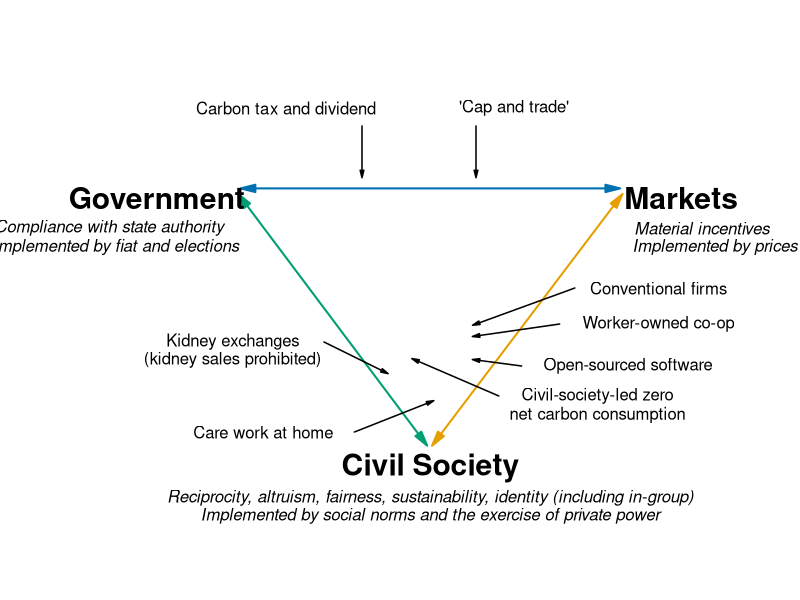

Source code (R):
#' Graph Designer: Scott Cohn
#' Authors: Bowles and Halliday
#' Title: Coordination, Conflict and Competition: A Text in Microeconomics

library(shape)

pdf(file = "public_mechanism/govt_markt_civ_general.pdf", width = 9, height = 6)

#Set parameters for graphics
pointsize <- 1.8
axislabelsize <- 1.5
labelsize <- 1.0
namesize <- 1.8
annotatesize <- 1.5
graphlinewidth <- 2
segmentlinewidth <- 1.5

COL <- c("#7fc97f", "#beaed4", "#fdc086", "#ffff99", "#386cb0", "#f0027f", "#bf5b17", "#666666")
COLA <- c("#e0f3db", "#99d8c9","#66c2a4","#41ae76", "#238b45", "#005824")
COLB <- c("#c6dbef", "#4eb3d3", "#2b8cbe", "#0868ac","#084081")
COLC <- c("#fcfbfd", "#efedf5", "#dadaeb", "#bcbddc", "#9e9ac8", "#807dba", "#6a51a3", "#54278f", "#3f007d")
grays <- gray.colors(25, start = 1, end = 0, alpha = 1)
CBCols <- c("#009E73","#0072B2","#E69F00","#CC79A7", "#F0E442")

#Edited the margins to cater for the larger LHS labels
par(mar =  c(0, 1, 0, 1))


#Add limits on axes and levels of utility for each indifference curve
ylims <- c(0, 50)
xlims <- c(0, 50)

npts <- 501 
x <- seq(xlims[1], xlims[2], length.out = npts)
y <- seq(ylims[1], ylims[2], length.out = npts) 

plot(0, 0, xlim = xlims, ylim = ylims, type = "n",
     xlab = expression(paste("")),
     ylab = expression(paste("")), 
     xaxt = "n", 
     yaxt = "n", 
     cex.lab = axislabelsize, 
     bty = "n", 
     xaxs = "i", 
     yaxs = "i"
)


# Axes --------------------------------------------------------------------


# ticksy <- c(NA)
# ylabels <- c(NA)
# ticksx <- c(NA)
# xlabels <- c(NA)
# 
# axis(1,at = ticksx,  pos = 0, labels = xlabels, cex.axis = labelsize)
# axis(2,at = ticksy,  pos = 0, labels = ylabels, las = 1, cex.axis = labelsize)

npts <- 500 
xx1 <- seq(xlims[1], xlims[2], length.out = npts)

#Axis labels and draw linear utility function
# text(-0.2, 0.5*ylims[2], expression(paste("y axis")), xpd = TRUE, cex = axislabelsize, srt = 90) 
# text(0.5*xlims[2], -0.15, expression(paste("x axis")), xpd = TRUE, cex = axislabelsize) 

# Arrows ------------------------------------------------------------------

# points(12, 32.5, cex = 1.5, pch = 16)
# points(38, 32.5, cex = 1.5, pch = 16)
# points(25, 10, cex = 1.5, pch = 16)

# Top
Arrows(15, 34.3, 39, 34.3, code = 3, lty = 1, lwd = graphlinewidth, arr.type = "triangle", arr.length = 0.3, col = CBCols[2])
# Left
Arrows(14.65, 33.35, 26.5, 13.35, code = 3, lty = 1, lwd = graphlinewidth, arr.type = "triangle", arr.length = 0.3, col = CBCols[1])
# Right
Arrows(27.4, 13.35, 39.35, 33.35, code = 3, lty = 1, lwd = graphlinewidth, arr.type = "triangle", arr.length = 0.3, col = CBCols[3])

# Text --------------------------------------------------------------------
text(9, 33.5, expression(bold("Government")), cex = namesize)
text(5.85, 31, expression(italic("Compliance with state authority")), cex = labelsize, xpd = TRUE)
text(6.3, 29.4, expression(italic("Implemented by fiat and elections")), cex = labelsize, xpd = TRUE)

text(43.5, 33.5, expression(bold("Markets")), cex = namesize)
text(44.85, 31, expression(italic("Material incentives")), cex = labelsize, xpd = TRUE)
text(45.7, 29.4, expression(italic("Implemented by prices")), cex = labelsize, xpd = TRUE)

text(27, 11, expression(bold("Civil Society")), cex = namesize)
text(27, 8.5, expression(italic("Reciprocity, altruism, fairness, sustainability, identity (including in-group)")), cex = labelsize, xpd = TRUE)
text(27, 7, expression(italic("Implemented by social norms and the exercise of private power")), cex = labelsize, xpd = TRUE)

# Annotations (CW) --------------------------------------------------------

# Top
text(0.35*xlims[2], 41, expression("Carbon tax and dividend"), cex = labelsize, xpd = TRUE)
Arrows(0.45*xlims[2], 35.5, 0.45*xlims[2], 39.5, code = 1, lty = 1, lwd = segmentlinewidth, arr.type = "triangle", arr.length = 0.15, col = "black")

text(0.65*xlims[2], 41, expression("'Cap and trade'"), cex = labelsize, xpd = TRUE)
Arrows(0.6*xlims[2], 35.5, 0.6*xlims[2], 39.5, code = 1, lty = 1, lwd = segmentlinewidth, arr.type = "triangle", arr.length = 0.15, col = "black")

# Right
#text(41, 25, expression("Relationships within"), cex = labelsize, xpd = TRUE)
text(42, 26, expression("Conventional firms"), cex = labelsize, xpd = TRUE)
Arrows(30, 23, 36.5, 26, code = 1, lty = 1, lwd = segmentlinewidth, arr.type = "triangle", arr.length = 0.15, col = "black")

text(42, 23, expression("Worker-owned co-op"), cex = labelsize, xpd = TRUE)
Arrows(30, 22, 35.5, 23, code = 1, lty = 1, lwd = segmentlinewidth, arr.type = "triangle", arr.length = 0.15, col = "black")

text(40, 19.5, expression("Open-sourced software"), cex = labelsize, xpd = TRUE)
Arrows(30, 20, 33, 19.5, code = 1, lty = 1, lwd = segmentlinewidth, arr.type = "triangle", arr.length = 0.15, col = "black")

text(38, 17, expression("Civil-society-led zero"), cex = labelsize, xpd = TRUE)
text(38, 15.4, expression("net carbon consumption"), cex = labelsize, xpd = TRUE)
Arrows(26, 20, 31.5, 17, code = 1, lty = 1, lwd = segmentlinewidth, arr.type = "triangle", arr.length = 0.15, col = "black")

# text(36, 13, expression("German healthcare system"), cex = labelsize, xpd = TRUE)
# Arrows(22, 25, 28, 13, code = 1, lty = 1, lwd = graphlinewidth, arr.type = "triangle", arr.length = 0.2, col = "black")

# Left

text(16, 14, expression("Care work at home"), cex = labelsize, xpd = TRUE)
Arrows(27, 16.5, 22, 14, code = 1, lty = 1, lwd = segmentlinewidth, arr.type = "triangle", arr.length = 0.15, col = "black")

text(14, 21.5, expression("Kidney exchanges"), cex = labelsize, xpd = TRUE)
text(14, 20, expression("(kidney sales prohibited)"), cex = labelsize, xpd = TRUE)
Arrows(24, 19, 20, 21.5, code = 1, lty = 1, lwd = segmentlinewidth, arr.type = "triangle", arr.length = 0.15, col = "black")

# text(8, 22, expression("NHS call for volunteers"), cex = labelsize, xpd = TRUE)
# Arrows(17.5, 22, 15, 22, code = 1, lty = 1, lwd = graphlinewidth, arr.type = "triangle", arr.length = 0.2, col = "black")


dev.off()
